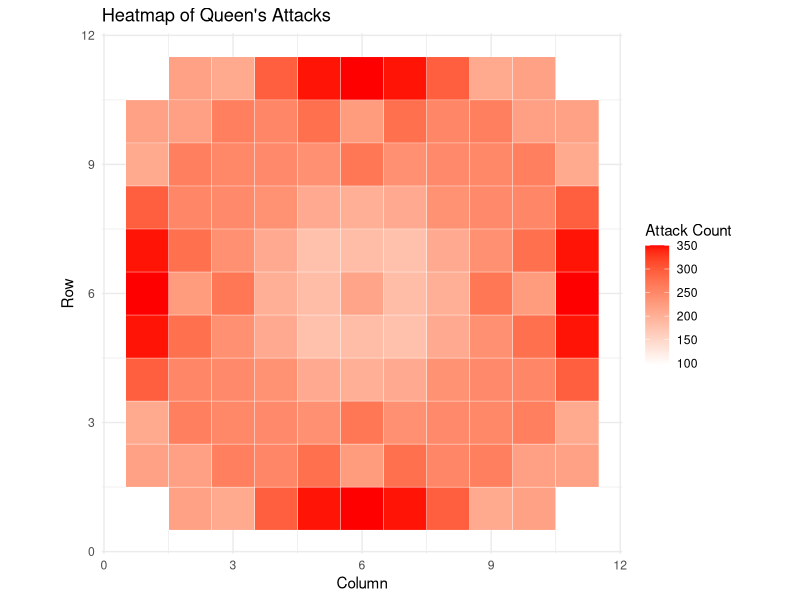

R code for this plot:
install.packages("ggplot2")
install.packages("reshape2")
library(ggplot2)
library(reshape2)

place_queens <- function(X, Y) {
  solutions <- 0
  attaques <- matrix(0, nrow = X, ncol = Y)
  
  # Fonction d'assistance pour vérifier si le placement de la reine est sûr
  is_safe <- function(board, row, col) {
    i <- 1
    while (i < col) {
      if (board[i] == row || 
          board[i] - i == row - col || 
          board[i] + i == row + col) {
        return(FALSE)
      }
      i <- i + 1
    }
    return(TRUE)
  }
  
  # Fonction récursive pour placer les reines et enregistrer les attaques
  place_queens_recursive <- function(board, col) {
    if (col > X) {
      solutions <<- solutions + 1
      # Enregistrez la position de la reine comme une attaque
      for (c in 1:X) {
        attaques[board[c], c] <<- attaques[board[c], c] + 1
      }
    } else {
      row <- 1
      while (row <= Y) {
        if (is_safe(board, row, col)) {
          board[col] <- row
          place_queens_recursive(board, col + 1)
        }
        row <- row + 1
      }
    }
  }
  
  # Démarrer le placement récursif avec un tableau vide
  board <- rep(0, Y)
  place_queens_recursive(board, 1)
  
  # Renvoie à la fois le nombre de solutions et la matrice des attaques
  return(list(solutions = solutions, attaques = attaques))
}

# Exemple usage
result <- place_queens(11, 11)

# Créer la heatmap
attaques_melted <- melt(result$attaques)
ggplot(attaques_melted, aes(Var2, Var1, fill = value)) +
  geom_tile(color = "white") +
  scale_fill_gradient(low = "white", high = "red") +
  labs(title = "Heatmap of Queen's Attacks", x = "Column", y = "Row", fill = "Attack Count") +
  theme_minimal() +
  coord_fixed()
